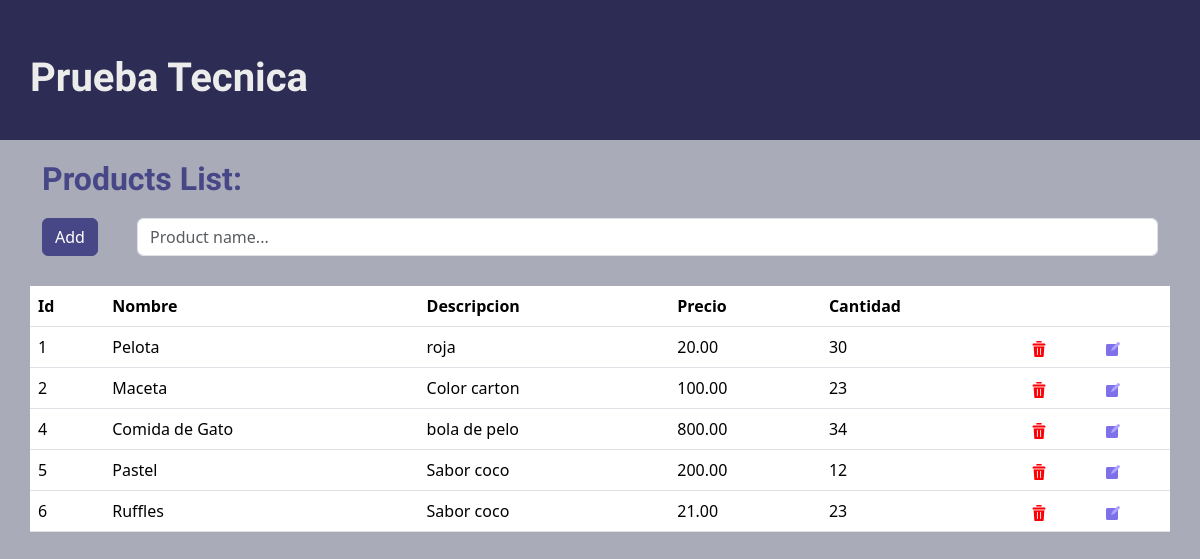
The page / on the database its author committed.
### dynamic_table/models.py (models this page shows, shortened)
class Producto(models.Model):
    nombre = models.CharField(max_length=100)
    descripcion = models.CharField(max_length=200)
    precio = models.DecimalField(max_digits=10, decimal_places=2)
    cantidad = models.IntegerField()

### dynamic_table/views.py (the view)
# urls.py: path('', views.main, name='main'),
def main(request):
    products = Producto.objects.all()
    context = {'products':products}
    return render(request, 'dynamic_table.html', context)

### templates/dynamic_table.html (shortened to what this page needs)
{% extends "./layouts/base.html" %}
{% load static %}
{% block content %}
<div class="container">
    <div class="row">
        <h2 class="title">Products List:</h2>
    </div>
    <div class="row">
        <div class="col-1">
            <a class="btn btn-primary" href="{% url 'product_form' %}">Add</a>
        </div>
        <div class="col-11">
                <input class="form-control me-2" type="search" name="searchbar" id="searchbar"  placeholder="Product name...">
        </div>
    </div>
    <div class="row">
        <table id="productTable" class="table">
            <thead>
                <tr>
                    <th>Id</th>
                    <th>Nombre</th>
                    <th>Descripcion</th>
                    <th>Precio</th>
                    <th>Cantidad</th>
                    <th></th>
                    <th></th>
                </tr>
            </thead>
            <tbody>
                {% for product in products %}
                <tr>
                    <td>{{ product.id }}</td>
                    <td>{{ product.nombre }}</td>
                    <td>{{ product.descripcion }}</td>
                    <td>{{ product.precio }}</td>
                    <td>{{ product.cantidad }}</td>
                    <td>
                        <form class="inv" method="post" action="{% url 'delete' id=product.id %}">
                            <button id="btn-delete" type="submit" name="submit_button">
                                <img src="{% static '/img/delete.png' %}">
                            </button>
                        </form>
                    </td>
                    <td>
                        <a href="{% url 'edit_form' id=product.id %}">
                            <img src="{% static '/img/edit.png' %}">
                        </a>
                    </td>
                </tr>
                {% endfor %}
            </tbody>
        </table>
    </div>
</div>
{% endblock content %}

### templates/layouts/base.html (shortened to what this page needs)
{% load static %}
<!DOCTYPE html>
<html lang="en">
<head>
    <link href="https://cdn.jsdelivr.net/npm/bootstrap@5.3.3/dist/css/bootstrap.min.css" rel="stylesheet">
    <link rel="stylesheet" href="{% static 'styles.css' %}">
</head>
<body>
    <header>
        <a href="{% url 'main' %}"><h1>Prueba Tecnica</h1></a>
    </header>
    {% block content %}
    {% endblock content %}
</body>
</html>

### static/styles.css (style rules this page uses)
:root { --color-primary: #2C2C54; --color-secundary: #474787; --color-text: #ECECEC; --color-bg: #AAABB8; }
* { margin: 0; padding: 0; box-sizing: border-box; }
html, body { height: 100%; }
body { background-color: var(--color-bg); }
header { width: 100%; padding:30px; background-color: var(--color-primary); }
#btn-delete { background: none; border: none; padding: 0; margin: 0; cursor: pointer; }
.inv { width: 100%; background-color: transparent; display: inline-block; margin: 0; padding: 0; border: none; }
h1, h2, h3 { color: var(--color-text); font-family: "REM", sans-serif; font-weight: 900; }
a { text-decoration: none; }
.table { margin-top: 30px; }
.title { color: var(--color-secundary); font-family: "REM", sans-serif; font-weight: 900; margin-top: 20px; margin-bottom: 20px; }
.btn { background-color: var(--color-secundary); border-color: var(--color-secundary); }
form { width: 60%; padding: 30px; background-color: var(--color-text); border-radius: 15px; }

### rows shown on the page
Producto: id "1", nombre "Pelota", descripcion "roja", precio "20.00", cantidad "30"
Producto: id "2", nombre "Maceta", descripcion "Color carton", precio "100.00", cantidad "23"
Producto: id "4", nombre "Comida de Gato", descripcion "bola de pelo", precio "800.00", cantidad "34"
Producto: id "5", nombre "Pastel", descripcion "Sabor coco", precio "200.00", cantidad "12"
Producto: id "6", nombre "Ruffles", descripcion "Sabor coco", precio "21.00", cantidad "23"
